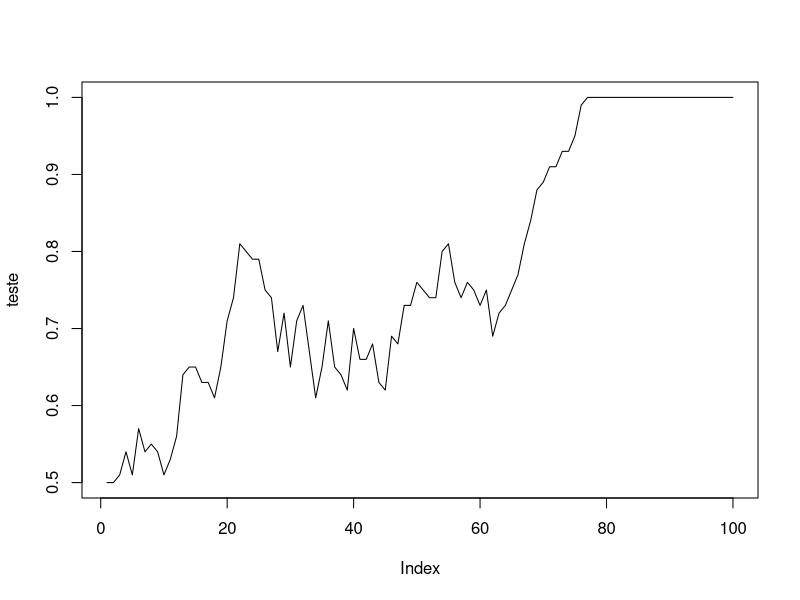
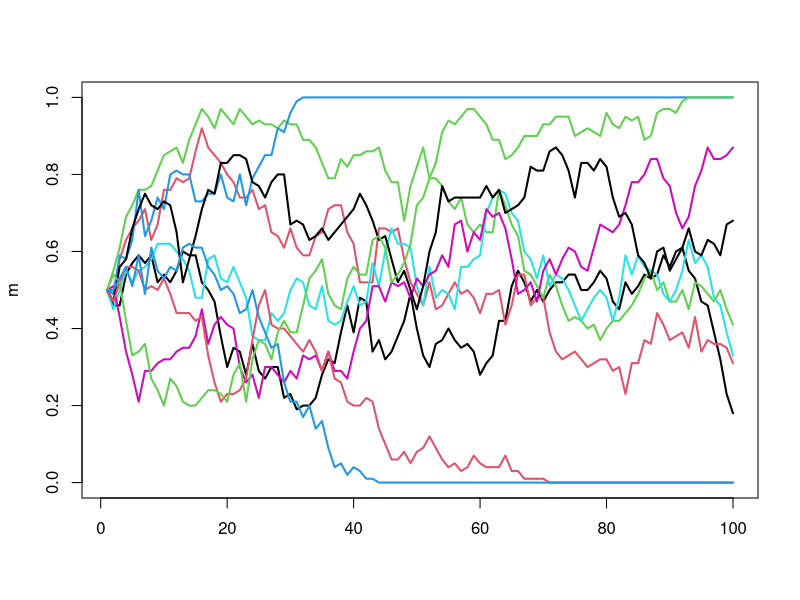

Recreate these plots in R, in order.
#================================================
#simulacao de deriva genetica
#rm(list = ls()) #limpa a area de trabalho

#funcao que roda uma simulacao simples de deriva
deriva = function(N=100, tempo=100)
{
  freqs = rep(NA, tempo)
  pop = rep(c(0,1), each=N/2)
  
  for(i in 1:tempo)
  {
    freqs[i] = mean(pop) #frequencia de valores 1
    pop = sample(pop, size = N, replace=TRUE)
  }
  return(freqs)
}

#testando a funcao
teste = deriva()
plot(teste, type="l")

#rodando varias geracoes para fazer o grafico
tempomax = 100 #tempo que vamos rodar
reps = 10 #numero de repeticoes

m = matrix(NA, nrow=tempomax, ncol = reps)

for(i in 1:reps)
{
  m[,i] = deriva(N = 100, tempo = 100)
}

matplot(m, type = "l", lty=1, lwd=2)
#================================================